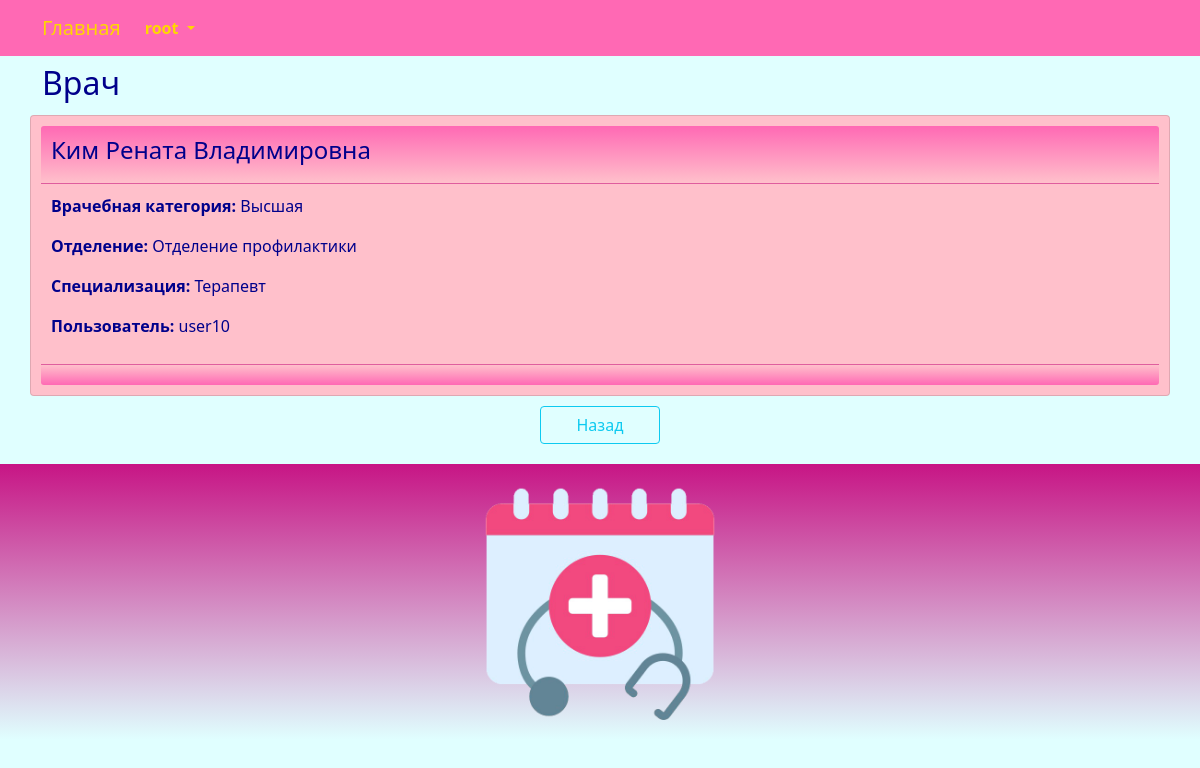
Screenshot of /doctor/read/10/ (signed in) with the database file from the repository.
### center/models.py (models this page shows, shortened)
class Doctor(models.Model):
    full_name = models.CharField(_('full_name'), max_length=128)
    category = models.ForeignKey(Category, related_name='doctor_category', on_delete=models.CASCADE)
    branch = models.ForeignKey(Branch, related_name='branch_category', on_delete=models.CASCADE)
    specialization = models.ForeignKey(Specialization, related_name='doctor_specialization', on_delete=models.CASCADE)
    user = models.OneToOneField(User, related_name='doctor_user', on_delete=models.PROTECT)
    class Meta:
        db_table = 'doctor'
        indexes = [
            models.Index(fields=['full_name']),
        ]
        ordering = ['full_name']

class Category(models.Model):
    category_title = models.CharField(_('category_title'), max_length=255, unique=True)
    class Meta:
        db_table = 'category'
        ordering = ['category_title']
    def __str__(self):
        return "{}".format(self.category_title)

class Branch(models.Model):
    branch_title = models.CharField(_('branch_title'), max_length=255, unique=True)
    class Meta:
        db_table = 'branch'
        ordering = ['branch_title']
    def __str__(self):
        return "{}".format(self.branch_title)

class Specialization(models.Model):
    specialization_title = models.CharField(_('specialization_title'), max_length=255, unique=True)
    class Meta:
        db_table = 'specialization'
        ordering = ['specialization_title']
    def __str__(self):
        return "{}".format(self.specialization_title)

### center/views.py (the view)
# urls.py: path('doctor/read/<int:id>/', views.doctor_read, name='doctor_read'),
@login_required
@user_passes_test(lambda u: u.is_superuser)
def doctor_read(request, id):
    try:
        doctor = Doctor.objects.get(id=id)
        return render(request, "doctor/read.html", {"doctor": doctor})
    except Doctor.DoesNotExist:
        return HttpResponseNotFound("<h2>Doctor not found</h2>")
    except Exception as exception:
        print(exception)
        return HttpResponse(exception)

### templates/doctor/read.html (shortened to what this page needs)
{% extends "base.html" %}
{% load i18n %}
{% block content %}
<h2>{% trans "doctor" %}</h2>
<div class="row justify-content-center">
	<div class="card" style="width:100%">
		<div class="card-header">
			<h4>{{ doctor.full_name }}</h4>
		</div>
		<div class="card-body">
			<p><strong>{% trans "category" %}: </strong>{{ doctor.category  }}</p>
			<p><strong>{% trans "branch" %}: </strong>{{ doctor.branch }}</p>
			<p><strong>{% trans "specialization" %}: </strong>{{ doctor.specialization }}</p>
			<p><strong>{% trans "user" %}: </strong>{{ doctor.user }}</p>
		</div>
		<div class="card-footer">
		</div>
	</div>
	<br>
	<div class="div-button-center">
		<a class="btn btn-outline-info" style="width:120px" href="{% url 'doctor_index' %}">{% trans "Back" %}</a>
	</div>
</div>
{% endblock content %}

### templates/base.html (shortened to what this page needs)
<!DOCTYPE html>
{% load static %}
{% load i18n %}
<html>
	<head>
		<link rel="stylesheet" href="{% static 'css/bootstrap.min.css' %}">
		<link rel="stylesheet" href="{% static 'css/styles.css' %}" />
	</head>
	<nav class="navbar navbar-expand-lg justify-content-center">
		<div class="container">
			<div class="collapse navbar-collapse" id="mainMenu">
				<ul class="navbar-nav me-auto mb-2 mb-lg-0">
					<a class="navbar-brand" href="{{ HTTP_HOST }}/">{% trans "Home" %}</a>
					{% if user.is_authenticated %}
					<li class="nav-item dropdown">
						<a class="nav-link dropdown-toggle" href="#" id="navbarDropdown" role="button" data-bs-toggle="dropdown" aria-expanded="false">
							{{ user.username }}
						</a>
					</li>
					{% else %}
					<form class="form-inline ml-auto">
						<a href="{% url 'login' %}" class="btn btn-outline-secondary">{% trans "Log In" %}</a>
						<a href="{% url 'signup' %}" class="btn btn-primary ml-2">{% trans "Sign up" %}</a>
					</form>
					{% endif %}
				</ul>
			</div>
		</div>
	</nav>
	<body>
		<div class="container">
			{% block content%}{% endblock content %}
		</div>
	</body>
	<footer class="container-fluid text-center bg-lightgray">
		<div class="copyrights">
			<img src="{% static 'images/logo.png' %}" alt="logo" style="height:256px; padding: 10px;">
		</div>
	</footer>
</html>

### static/css/styles.css (style rules this page uses)
:root { --navbar-background-color: HotPink; --navbar-text-color: Gold; --main-background-color-light: LightCyan; --main-background-color-dark: HotPink; --main-text-color: DarkBlue; --main-header-color: DarkBlue; --main-text-attention-color: Purple; --footer-background-color-light: LightCyan; --footer-background-color-dark: MediumVioletRed; --footer-text-color: Teal; --card-background-color-light: Pink; --card-background-color-dark: HotPink; --card-text-color: SeaGreen; --table-background-color-light: LightCyan; --table-background-color-dark: #F5F5F5; --table-text-color: DarkBlue; --star-size: 30px; --star-color: LightYellow; --star-background: Yellow ; }
.navbar { background-color: var(--navbar-background-color); color: var(--navbar-text-color); }
.navbar .navbar-nav, .navbar .navbar-nav .navbar-text { color: var(--navbar-text-color); }
.navbar ul { background-color: var(--navbar-background-color); color: var(--navbar-text-color); }
.navbar li { background-color: var(--navbar-background-color); color: var(--navbar-text-color); }
.navbar a { background-color: var(--navbar-background-color); color: var(--navbar-text-color); }
.navbar-brand { background-color: var(--navbar-background-color); color: var(--navbar-text-color); }
.nav-item { background-color: var(--navbar-background-color); color: var(--navbar-text-color); font-weight: bold; }
body { background-color: var(--main-background-color-light); }
h1, h2, h3, h4, h5, h6 { color: var(--main-header-color); }
p, ul, li, label { color: var(--main-text-color); }
.card { background-color: var(--card-background-color-light); color: var(--card-text-color); margin-top: 5px; padding: 10px; }
.card-header { background-image: linear-gradient(top, var(--card-background-color-dark), var(--card-background-color-light)); background-image: -o-linear-gradient(top, var(--card-background-color-dark), var(--card-background-color-light)); background-image: -moz-linear-gradient(top, var(--card-background-color-dark), var(--card-background-color-light)); background-image: -webkit-linear-gradient(top, var(--card-background-color-dark), var(--card-background-color-light)); color: var(--card-text-color); padding: 10px; }
.card-body { background-color: var(--card-background-color-light); color: var(--card-text-color); padding: 10px; }
.card-footer { background-image: linear-gradient(top, var(--card-background-color-light), var(--card-background-color-dark)); background-image: -o-linear-gradient(top, var(--card-background-color-light), var(--card-background-color-dark)); background-image: -moz-linear-gradient(top, var(--card-background-color-light), var(--card-background-color-dark)); background-image: -webkit-linear-gradient(top, var(--card-background-color-light), var(--card-background-color-dark)); color: var(--card-text-color); padding: 10px; }
.div-button-center { text-align: center; padding: 10px; }
footer { background-image: linear-gradient(top, var(--footer-background-color-dark), var(--footer-background-color-light)); background-image: -o-linear-gradient(top, var(--footer-background-color-dark), var(--footer-background-color-light)); background-image: -moz-linear-gradient(top, var(--footer-background-color-dark), var(--footer-background-color-light)); background-image: -webkit-linear-gradient(top, var(--footer-background-color-dark), var(--footer-background-color-light)); margin-top: 10px; padding: 10px; }

### rows the page displays
Doctor: full_name "Ким Рената Владимировна", category "Высшая", branch "Отделение профилактики", specialization "Терапевт", user "user10"

### other values shown
{{ user.username }} "root"
